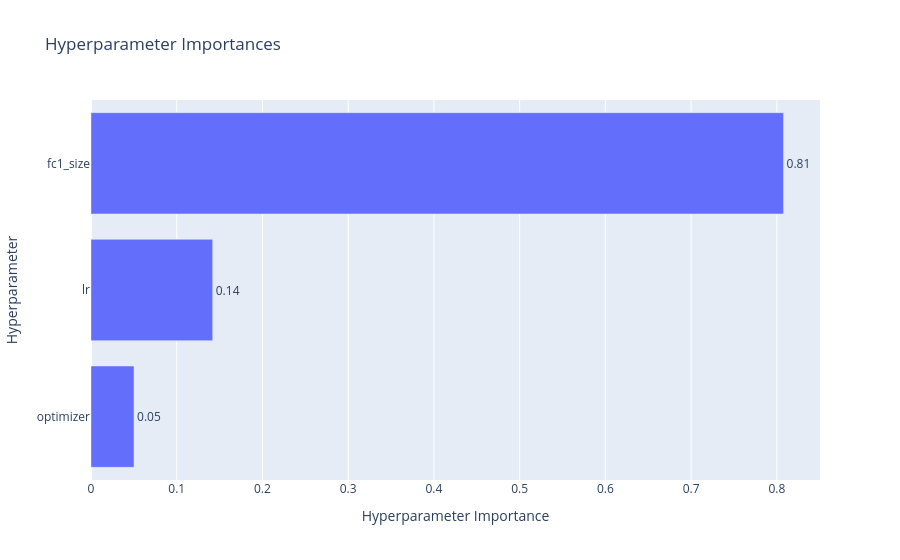

Notebook cell for this chart:
### Markdown cell above
Following plot shows the importance of parameters for the Lagged Feature LSTM model

### Code cell
optuna.visualization.plot_param_importances(study).show()

### Figure 1 — Plotly figure (JSON) as saved in the notebook; plotly's stock layout.template omitted (floating-point values rounded to 4 significant figures)
{"data": [{"cliponaxis": false, "hovertemplate": ["optimizer (CategoricalDistribution): 0.05020772633023449<extra></extra>", "lr (FloatDistribution): 0.1419788925734627<extra></extra>", "fc1_size (IntDistribution): 0.8078133810963029<extra></extra>"], "name": "Objective Value", "orientation": "h", "text": ["0.05", "0.14", "0.81"], "textposition": "outside", "type": "bar", "x": [0.05021, 0.142, 0.8078], "y": ["optimizer", "lr", "fc1_size"]}], "layout": {"title": {"text": "Hyperparameter Importances"}, "xaxis": {"title": {"text": "Hyperparameter Importance"}}, "yaxis": {"title": {"text": "Hyperparameter"}}}}
